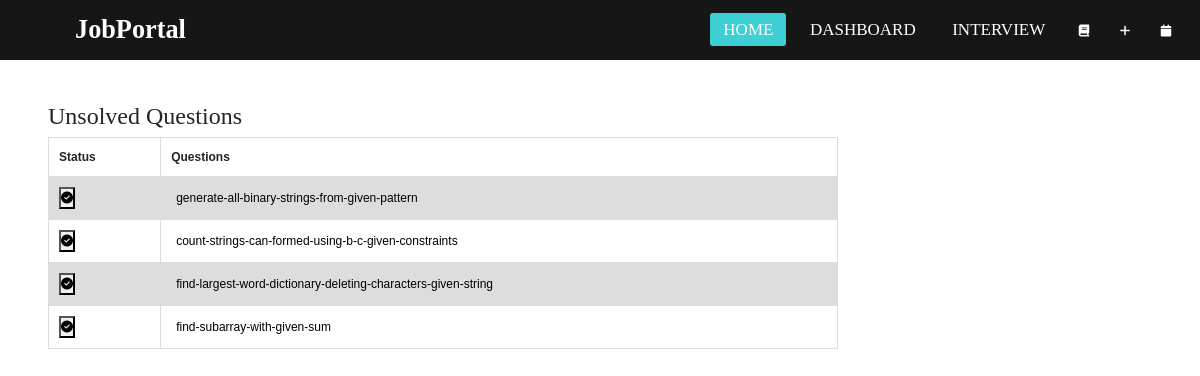
Page /jobpage/1509 (signed in) on the committed database.
### jobs/models.py (models this page shows)
class Question(models.Model):
    title = models.CharField(max_length=2000, null=False, blank=False)
    url = models.URLField(unique=True)
    def __str__(self):
        return self.title

### jobs/views.py (the view)
# urls.py: path("jobpage/<str:pk>", views.jobpage, name='jobpage'),
@login_required(login_url='login')
def jobpage(request,pk):
    j = Job.objects.get(id=pk)
    allquestions = j.questions.all()
    user = request.user
    print(user)
    account = Account.objects.get(user=user)
    solved = account.solved.all()
    unsolved = []
    for i in allquestions:
        for j in solved:
            if j == i:
                break
        if j == i:
            continue
        unsolved.append(i)
    email = request.user.email
    email=email.split('@')[0]
    context = {
        'unsolved':unsolved,
        'email':email,
    }
    return render(request, 'jobpage.html', context)

### templates/jobpage.html (shortened to what this page needs)
<!doctype html>
<html lang="en">
  <head>
    <link href="https://cdn.jsdelivr.net/npm/bootstrap@5.0.0-beta3/dist/css/bootstrap.min.css" rel="stylesheet">
    {% load static %}
      <link rel="stylesheet" href="{%static 'css/style.css' %}">
  </head>
  <body>
    <nav>
      <label class="logo">JobPortal</label>
      <ul>
        <li><a class="active" href="/">Home</a></li>
        <li><a href="/dashboard">Dashboard</a></li>
        <li><a href="/interviews">Interview</a></li>
        <li><i class="fas fa-book"></i></li>
        <li id="myBtn"><i class="fas fa-plus"></i></li>
        <li id="mycal"><i class="fas fa-calendar"></i></li>
      </ul>
    </nav>
    <div class="container">
    <br>
    <br>
    <br>
    <h2>Unsolved Questions</h2>
      <table>
        <tr>
          <th>Status</th>
          <th>Questions</th>
        </tr>
        {% for question in unsolved %}
        <tr>
          <td><form method="POST" action="{% url 'solve' question.id %}">
            <button type="submit"><i class="fas fa-check-circle"></i></button>
          </form></td>
          <td><a href="{{ question.url }}">{{question}}</a></td>
        </tr>
        {% endfor %}
      </table>
    </div>
  </body>
</html>

### static/css/style.css (style rules this page uses)
:root { --primary:#3DCFD3; --dark:#161616; --pure:#FFFFFF; --light:#F2F2F2; --ternary:#898989; }
html { font-size: 75%; }
* { padding: 0; margin: 0; text-decoration: none; list-style: none; box-sizing: border-box; }
body { font-family: montserrat; }
.container { max-width: 100rem; padding: 2rem 4rem 2rem 2rem; margin: 2rem 0.938rem 0.938rem 2rem; }
nav { background: var(--dark); height: 5rem; width: 100%; position: fixed; top:0; left: 0; z-index: 10000; }
label.logo { color: white; font-size: 2.188rem; line-height: 5rem; padding: 0 6.25rem; font-weight: bold; }
nav ul { float: right; margin-right: 1.25rem; }
nav ul li { display: inline-block; line-height: 5rem; margin: 0 0.313rem; }
nav ul li a { color:var(--pure); font-size: 17px; padding: 7px 13px; border-radius: 3px; text-transform: uppercase; text-decoration: none; }
nav a.active,a:hover { background:var(--primary); transition: .5s; color: var(--pure); }
nav ul li i { color: var(--pure); padding:10px; }
div { align-items: center; margin: auto; justify-content: center; }
table { font-family: arial, sans-serif; border-collapse: collapse; width: 70%; }
td, th { border: 1px solid #dddddd; text-align: left; padding: 10px; }
tr:nth-child(even) { background-color: #dddddd; }
td a { text-decoration: none; color: black; padding: 5px; }

### rows in the picture
Question: title "generate-all-binary-strings-from-given-pattern"
Question: title "count-strings-can-formed-using-b-c-given-constraints"
Question: title "find-largest-word-dictionary-deleting-characters-given-string"
Question: title "find-subarray-with-given-sum"
